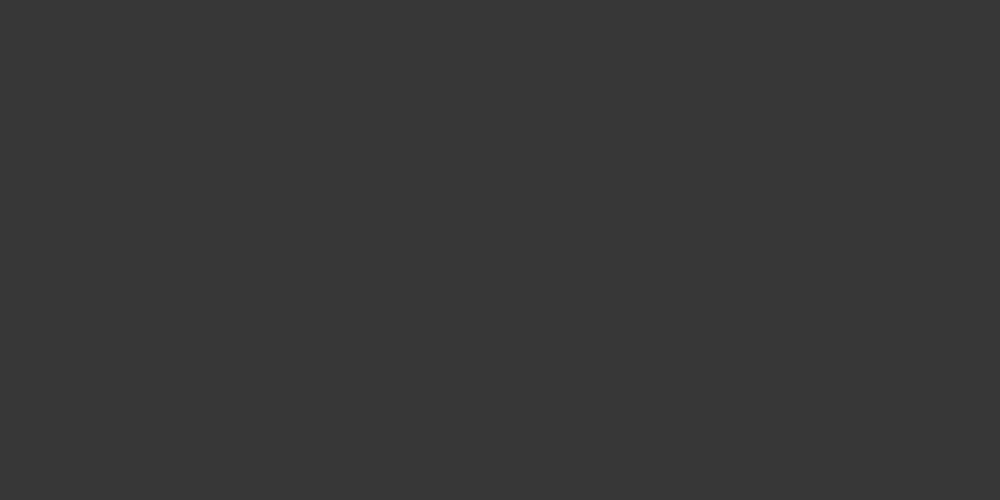
Frame 1 (no input)
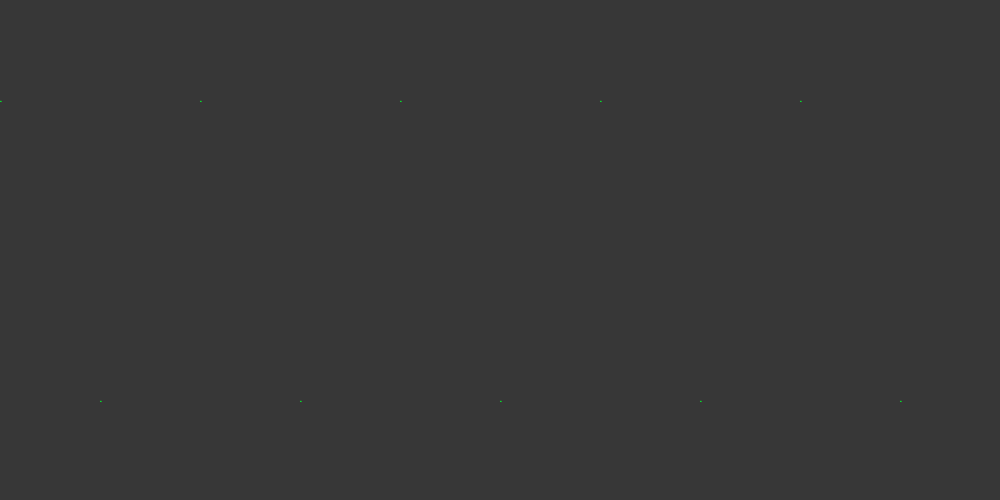
Frame 60 (the mouse pressed at the canvas centre just before this capture)
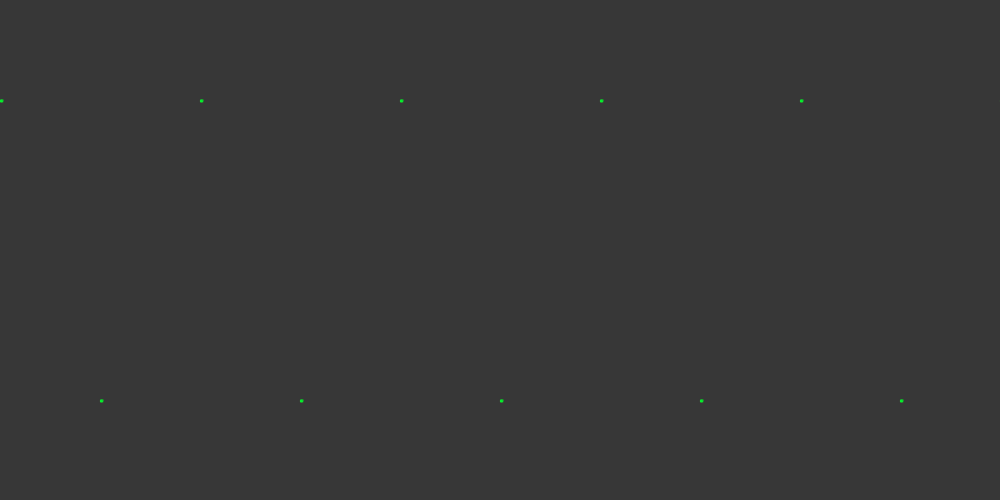
Frame 120 (the mouse held since frame 60 and released just before this capture)

The Processing sketch that drew these frames (run headless with seeded random() and noise(); from frame 60 on, the mouse is pressed at the canvas centre):

// Processing sketch: processing_7632
// ── processing_7632.pde

 
float q,w; 
float r = 1.0; 
float theta = 0.0; 
float t = 0.0; 
float inc = 0.01; 
 
void setup(){ 
  size(1000,500); 
  background(55); 
  smooth();  
  frameRate(200); 
 
} 
 
void draw(){ 
 
 float k = noise(t*3)*4; 
 float s = random(2);
  float x = r*sin(theta); 
  float y = r*cos(theta);
  colorMode(RGB);
  color c1=color(0,255,45,10);
  color c2= color(255,188,14,15 );
  
 
   
 color c3 = blendColor(c1,c2,SUBTRACT);
  //fill(c3);
  //noStroke(); 
  noFill();
 stroke(c3);
 strokeWeight(1);
  // rect(k*x+width/2,y+height/2,tan(theta)*k,tan(theta)); 
   ellipse(x,y+100,tan(theta),tan(theta));
  
  ellipse(x+100,y+height-100,tan(theta),tan(theta));
 
  ellipse(x+200,y+100,tan(theta),tan(theta));
  
  ellipse(x+300,y+height-100,tan(theta),tan(theta));
  
  ellipse(x+400,y+100,tan(theta),tan(theta));
  
  ellipse(x+500,y+height-100,tan(theta),tan(theta));
  
  ellipse(x+600,y+100,tan(theta),tan(theta));
  
  ellipse(x+700,y+height-100,tan(theta),tan(theta));
  
  ellipse(x+800,y+100,tan(theta),tan(theta));
  
  ellipse(x+900,y+height-100,tan(theta),tan(theta));
  
  ellipse(x+1000,y+100,tan(theta),tan(theta));
  theta += .01; 
  r+=inc*1; 
  t+=inc; 
} 
 
